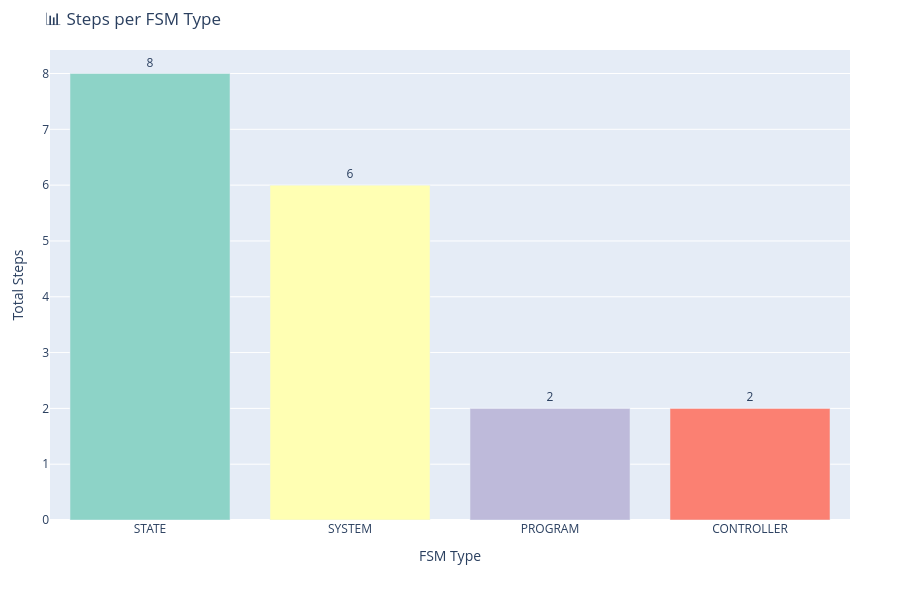

Notebook code for this chart:
### Markdown cell above
### 📊 Steps per FSM Type

This code generates a **bar chart** showing the **maximum number of steps** taken by each **FSM entity type** (Program, Controller, System, State).

#### 🧠 What this code does:

* **Counts steps**: Uses `cumcount()` to count steps per entity type, ensuring transitions are tracked correctly.

* **Groups by entity type**: Groups the data by `entity_type` and counts the **maximum number of steps** for each FSM type.

* **Label Formatting**: Modifies the x-axis labels to show only the part of the **entity type** after the final period (`.`), so the label is cleaner (e.g., `PROGRAM`, `CONTROLLER` instead of `PROVIDER_TYPE.PROGRAM`).

* **Plotting**:

  * Creates a **bar chart** where the height of each bar represents the number of steps for each FSM type.
  * The **x-axis** shows the FSM types (Program, Controller, System, State), and the **y-axis** shows the **step counts**.

#### 🔍 What you're observing:

* **Bar chart** showing the **step counts** per FSM type.
* The bars reflect the **maximum number of steps** taken by each type during execution, giving insight into how complex or long-running each FSM layer is.
* Helps identify whether certain layers (e.g., **Program** or **Controller**) require more steps for transitions than others.

This chart is a useful tool for **analyzing FSM complexity**, identifying bottlenecks, and understanding which parts of the system involve more transitions or processing steps.

### Code cell
import plotly.express as px

# Copy to avoid modifying original
df_steps = df.copy()

# Count steps per FSM entity type
df_steps['step_count'] = df_steps.groupby('entity_type').cumcount() + 1
steps_per_type = df_steps.groupby('entity_type')['step_count'].max().reset_index()

# Clean the entity_type to just the final label
steps_per_type['fsm_type'] = steps_per_type['entity_type'].str.split('.').str[-1]

# Sort for visual clarity
steps_per_type = steps_per_type.sort_values('step_count', ascending=False)

# Plot
fig = px.bar(
    steps_per_type,
    x='fsm_type',
    y='step_count',
    text='step_count',
    title="📊 Steps per FSM Type",
    labels={"fsm_type": "FSM Type", "step_count": "Total Steps"},
    color="fsm_type",
    color_discrete_sequence=px.colors.qualitative.Set3
)

fig.update_traces(textposition="outside")

fig.update_layout(
    height=600,
    xaxis_title="FSM Type",
    yaxis_title="Total Steps",
    margin=dict(l=50, r=50, t=50, b=80),
    showlegend=False
)

fig.show()

### Figure 1 — Plotly figure (JSON) as saved in the notebook; plotly's stock layout.template omitted (floating-point values rounded to 4 significant figures)
{"data": [{"hovertemplate": "FSM Type=%{x}<br>Total Steps=%{text}<extra></extra>", "legendgroup": "STATE", "marker": {"color": "rgb(141,211,199)", "pattern": {"shape": ""}}, "name": "STATE", "orientation": "v", "showlegend": true, "text": [8.0], "textposition": "outside", "type": "bar", "x": ["STATE"], "xaxis": "x", "y": [8], "yaxis": "y"}, {"hovertemplate": "FSM Type=%{x}<br>Total Steps=%{text}<extra></extra>", "legendgroup": "SYSTEM", "marker": {"color": "rgb(255,255,179)", "pattern": {"shape": ""}}, "name": "SYSTEM", "orientation": "v", "showlegend": true, "text": [6.0], "textposition": "outside", "type": "bar", "x": ["SYSTEM"], "xaxis": "x", "y": [6], "yaxis": "y"}, {"hovertemplate": "FSM Type=%{x}<br>Total Steps=%{text}<extra></extra>", "legendgroup": "PROGRAM", "marker": {"color": "rgb(190,186,218)", "pattern": {"shape": ""}}, "name": "PROGRAM", "orientation": "v", "showlegend": true, "text": [2.0], "textposition": "outside", "type": "bar", "x": ["PROGRAM"], "xaxis": "x", "y": [2], "yaxis": "y"}, {"hovertemplate": "FSM Type=%{x}<br>Total Steps=%{text}<extra></extra>", "legendgroup": "CONTROLLER", "marker": {"color": "rgb(251,128,114)", "pattern": {"shape": ""}}, "name": "CONTROLLER", "orientation": "v", "showlegend": true, "text": [2.0], "textposition": "outside", "type": "bar", "x": ["CONTROLLER"], "xaxis": "x", "y": [2], "yaxis": "y"}], "layout": {"barmode": "relative", "height": 600, "legend": {"title": {"text": "FSM Type"}, "tracegroupgap": 0}, "margin": {"b": 80, "l": 50, "r": 50, "t": 50}, "showlegend": false, "title": {"text": "📊 Steps per FSM Type"}, "xaxis": {"anchor": "y", "categoryarray": ["STATE", "SYSTEM", "PROGRAM", "CONTROLLER"], "categoryorder": "array", "domain": [0, 1], "title": {"text": "FSM Type"}}, "yaxis": {"anchor": "x", "domain": [0, 1], "title": {"text": "Total Steps"}}}}
